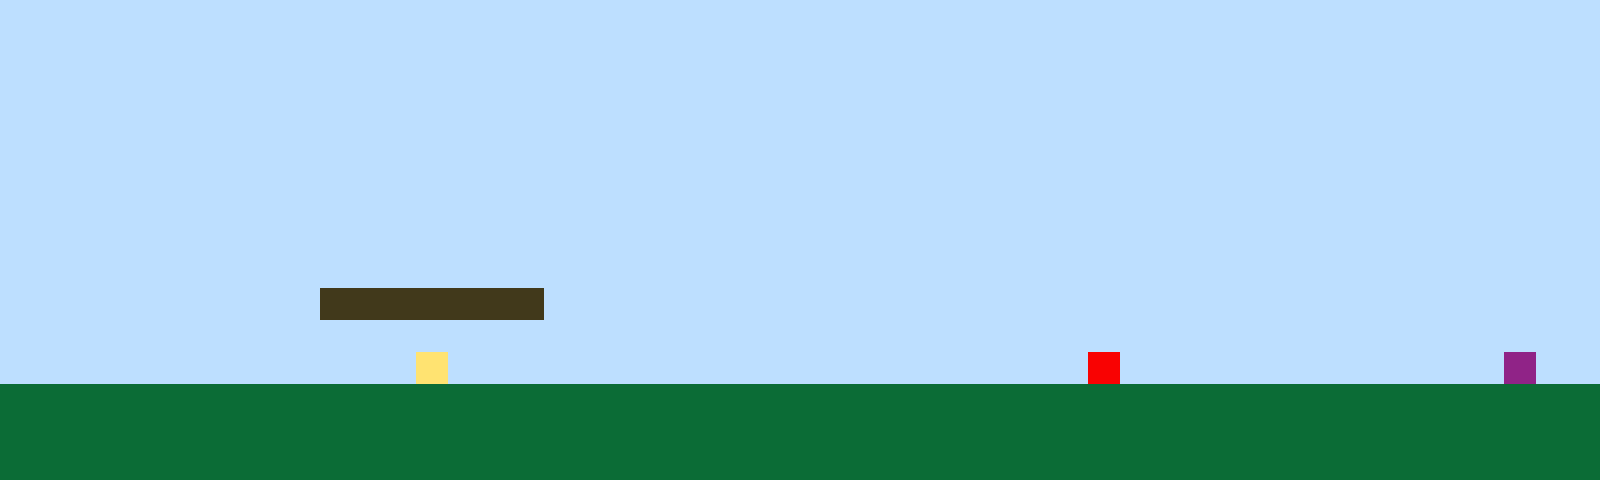

A level layout from a 2D game, rendered from its tile map. Below: a short description, then the map file with its tile-grid data intact:
An orthogonal 50x15 tile map with 32x32 px tiles, 1 tile layer (Tile Layer 1).

<map version="1.10" tiledversion="1.11.2" orientation="orthogonal" renderorder="right-up" width="50" height="15" tilewidth="32" tileheight="32" infinite="0" nextlayerid="2" nextobjectid="1"><editorsettings><export target="map1.csv" format="csv" /></editorsettings><tileset firstgid="1" name="sprites" tilewidth="32" tileheight="32" tilecount="6" columns="3"><image source="sprites.png" width="96" height="64" /></tileset><layer id="1" name="Tile Layer 1" width="50" height="15"><data encoding="csv">1,1,1,1,1,1,1,1,1,1,1,1,1,1,1,1,1,1,1,1,1,1,1,1,1,1,1,1,1,1,1,1,1,1,1,1,1,1,1,1,1,1,1,1,1,1,1,1,1,1,1,1,1,1,1,1,1,1,1,1,1,1,1,1,1,1,1,1,1,1,1,1,1,1,1,1,1,1,1,1,1,1,1,1,1,1,1,1,1,1,1,1,1,1,1,1,1,1,1,1,1,1,1,1,1,1,1,1,1,1,1,1,1,1,1,1,1,1,1,1,1,1,1,1,1,1,1,1,1,1,1,1,1,1,1,1,1,1,1,1,1,1,1,1,1,1,1,1,1,1,1,1,1,1,1,1,1,1,1,1,1,1,1,1,1,1,1,1,1,1,1,1,1,1,1,1,1,1,1,1,1,1,1,1,1,1,1,1,1,1,1,1,1,1,1,1,1,1,1,1,1,1,1,1,1,1,1,1,1,1,1,1,1,1,1,1,1,1,1,1,1,1,1,1,1,1,1,1,1,1,1,1,1,1,1,1,1,1,1,1,1,1,1,1,1,1,1,1,1,1,1,1,1,1,1,1,1,1,1,1,1,1,1,1,1,1,1,1,1,1,1,1,1,1,1,1,1,1,1,1,1,1,1,1,1,1,1,1,1,1,1,1,1,1,1,1,1,1,1,1,1,1,1,1,1,1,1,1,1,1,1,1,1,1,1,1,1,1,1,1,1,1,1,1,1,1,1,1,1,1,1,1,1,1,1,1,1,1,1,1,1,1,1,1,1,1,1,1,1,1,1,1,1,1,1,1,1,1,1,1,1,1,1,1,1,1,1,1,1,1,1,1,1,1,1,1,1,1,1,1,1,1,1,1,1,1,1,1,1,1,1,1,1,1,1,1,1,1,1,1,1,1,1,1,1,1,1,1,1,1,1,1,1,1,1,1,1,1,1,1,1,1,1,1,1,1,1,1,1,1,1,1,1,1,1,1,1,1,1,1,1,1,1,1,1,1,1,1,1,1,1,1,1,1,1,1,1,1,1,1,3,3,3,3,3,3,3,1,1,1,1,1,1,1,1,1,1,1,1,1,1,1,1,1,1,1,1,1,1,1,1,1,1,1,1,1,1,1,1,1,1,1,1,1,1,1,1,1,1,1,1,1,1,1,1,1,1,1,1,1,1,1,1,1,1,1,1,1,1,1,1,1,1,1,1,1,1,1,1,1,1,1,1,1,1,1,1,1,1,1,1,1,1,1,1,1,1,1,1,1,1,1,1,4,1,1,1,1,1,1,1,1,1,1,1,1,1,1,1,1,1,1,1,1,5,1,1,1,1,1,1,1,1,1,1,1,1,6,1,1,2,2,2,2,2,2,2,2,2,2,2,2,2,2,2,2,2,2,2,2,2,2,2,2,2,2,2,2,2,2,2,2,2,2,2,2,2,2,2,2,2,2,2,2,2,2,2,2,2,2,2,2,2,2,2,2,2,2,2,2,2,2,2,2,2,2,2,2,2,2,2,2,2,2,2,2,2,2,2,2,2,2,2,2,2,2,2,2,2,2,2,2,2,2,2,2,2,2,2,2,2,2,2,2,2,2,2,2,2,2,2,2,2,2,2,2,2,2,2,2,2,2,2,2,2,2,2,2,2,2,2,2,2,2,2,2,2,2,2,2,2,2,2,2,2,2,2,2,2,2</data></layer></map>
